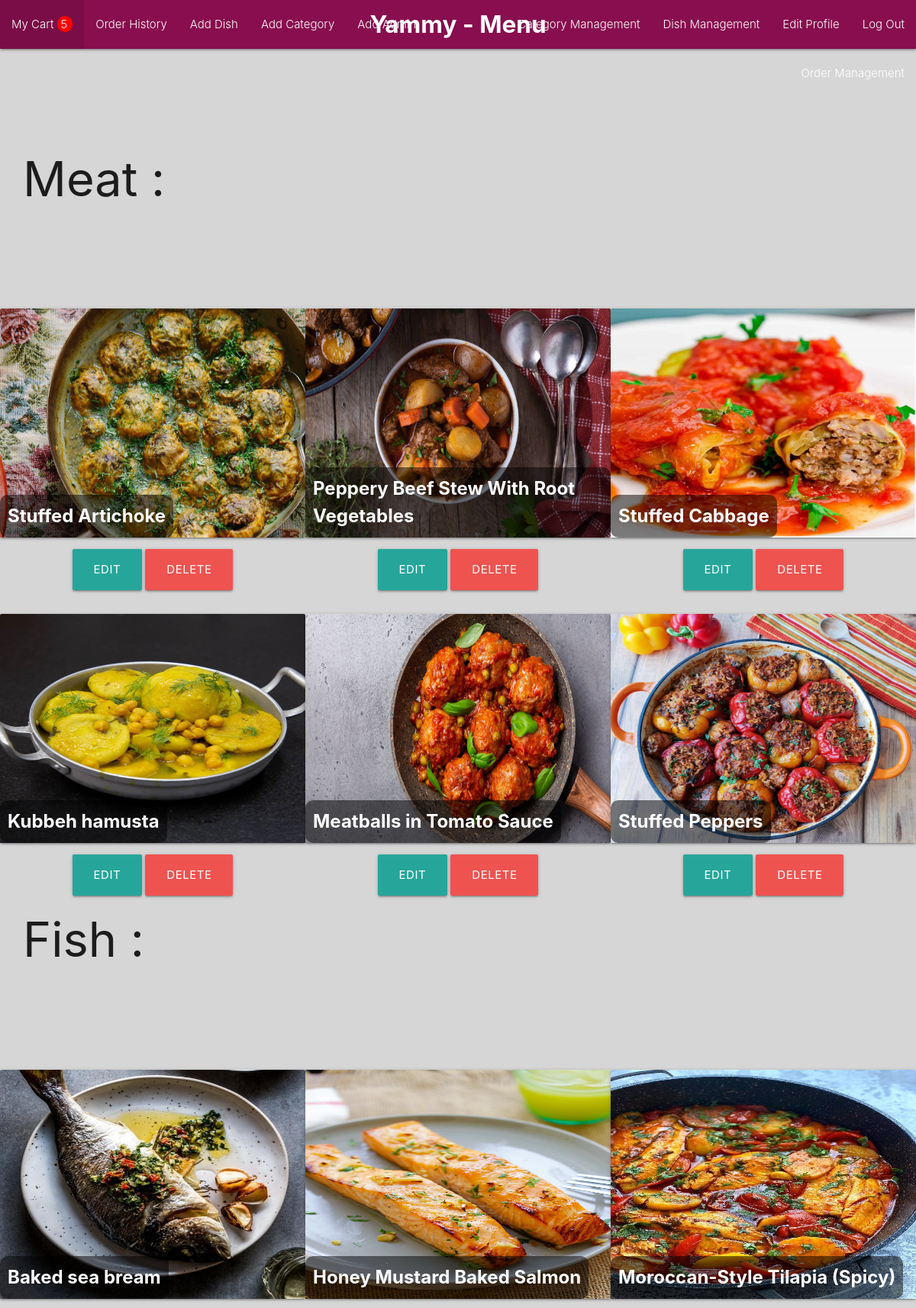
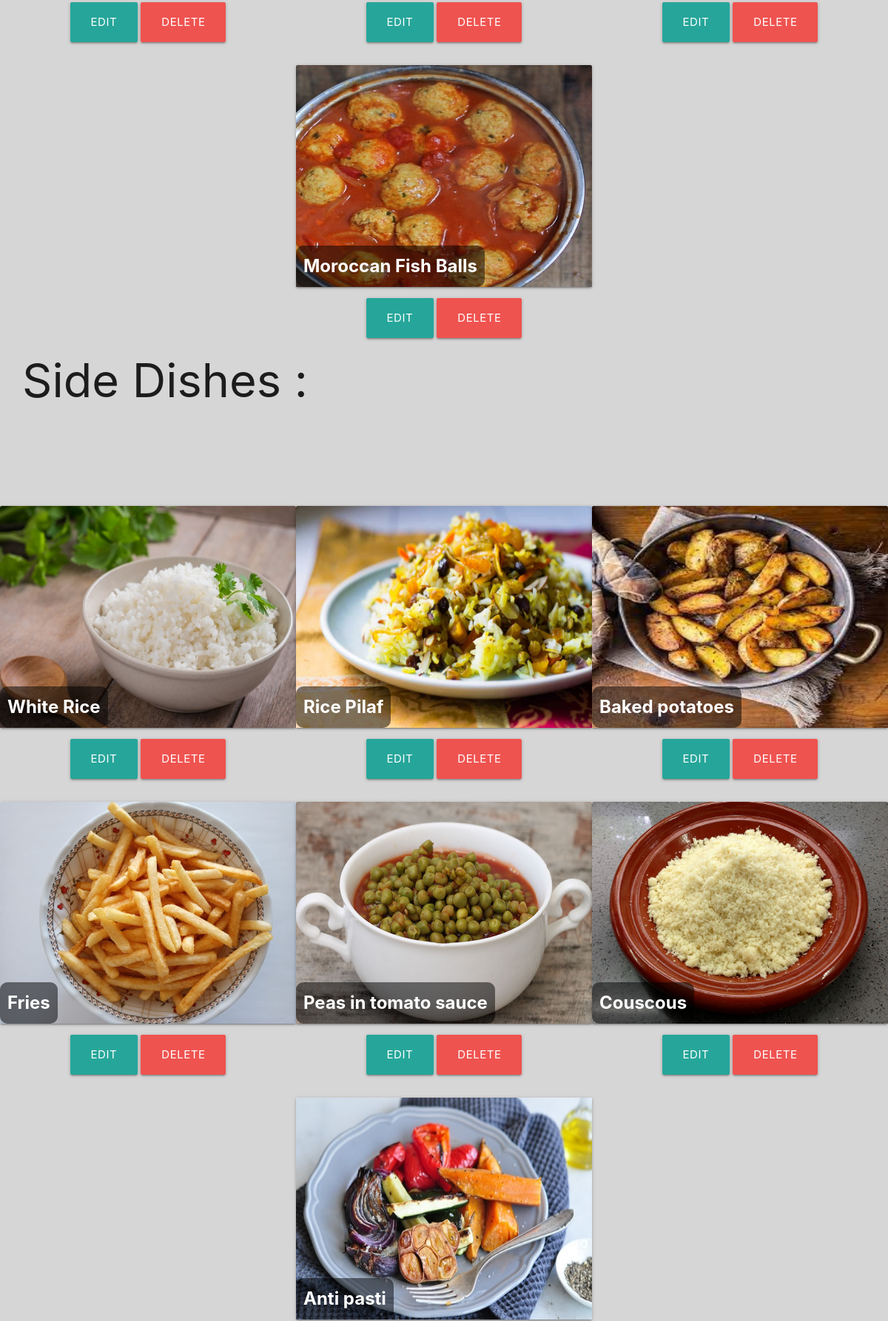
/dish/management (signed in, upper part), run on the app's committed database (2 pictures, top to bottom).
### models/category.py (models this page shows)
class Category(db.Model):
    id = db.Column(db.Integer,primary_key=True)
    name = db.Column(db.String(200),nullable=False)
    image = db.Column(db.String(500),nullable=False)
    dishes = db.relationship('Dish',backref='category')

### models/dish.py (models this page shows)
class Dish(db.Model):
    id = db.Column(db.Integer,primary_key=True)
    name = db.Column(db.String(200),nullable=False)
    price = db.Column(db.Integer,nullable=False)
    description = db.Column(db.Text)
    image = db.Column(db.String(500),nullable=False)
    is_gluten_free = db.Column(db.Boolean,nullable=False)
    is_vegeterian = db.Column(db.Boolean,nullable=False)
    category_id = db.Column(db.Integer,db.ForeignKey('category.id'))
    cart_association = db.relationship('Items', back_populates='dish')
    carts = association_proxy('cart_association', 'cart')

### controllers/dishes.py (the view)
@login_required
def dish_management():
    categories = Category.query.all()
    return is_staff('dishes/dish_management.html',category=categories)

### auth.py (called while the page is built)
@login_manager.user_loader
def load_user(user_id):
    return User.query.get(int(user_id))

### utils.py (called while the page is built)
def is_staff(html,category=None,dish=None,delivery=None,form=None,users=None):
    if not current_user.is_staff:
        return redirect(url_for('dish.menu'))
    return render_template(html, category = category, dish = dish, delivery = delivery, form = form, users = users)

### templates/dishes/dish_management.html
{% extends 'layouts/admin_layout.html' %}
{% block content %}
{% for Category in category %}
<h1 style="padding:30px">{{Category.name}} : </h1>
<div style="display: flex;flex-wrap: wrap;">
{% for dish in Category.dishes %}
<div class="row">
    <div style="width: 400px;height: 300px;margin-top: 80px;" class="container">
      <div class="card">
        <div class="card-image">
          <img style="width: 400px;height: 300px;" src="{{url_for('static', filename=dish.image)}}">
          <span style="font-weight: bold;background-color: rgba(0,0,0,0.5);border-radius: 10px;padding: 10px;" class="card-title">{{dish.name}}</span>
        </div>
      </div>
      <div class="center">
      <a class="waves-effect waves-light btn-large" href="{{url_for('dish.edit_dish',id=dish.id)}}">Edit</a>
      <a class="waves-effect waves-light btn-large red lighten-1" href="{{url_for('dish.delete_dish',id=dish.id)}}">Delete</a>
    </div>
</div>
</div>
{% endfor %}
</div>
{% endfor %}
{% endblock %}

### data on the page
Category: name "Meat"
Dish: image (picture), name "Stuffed Artichoke"
Dish: image (picture), name "Peppery Beef Stew With Root Vegetables"
Dish: image (picture), name "Stuffed Cabbage"
Dish: image (picture), name "Kubbeh hamusta"
Dish: image (picture), name "Meatballs in Tomato Sauce"
Dish: image (picture), name "Stuffed Peppers"
Category: name "Fish"
Dish: image (picture), name "Baked sea bream"
Dish: image (picture), name "Honey Mustard Baked Salmon"
Dish: image (picture), name "Moroccan-Style Tilapia (Spicy)"
Dish: image (picture), name "Moroccan Fish Balls"
Category: name "Side Dishes"
Dish: image (picture), name "White Rice"
Dish: image (picture), name "Rice Pilaf"
Dish: image (picture), name "Baked potatoes"
Dish: image (picture), name "Fries"
Dish: image (picture), name "Peas in tomato sauce"
Dish: image (picture), name "Couscous"
Dish: image (picture), name "Anti pasti"

### other printed values
{{ len(current_user.carts[-1].dish_association) }} "5"
